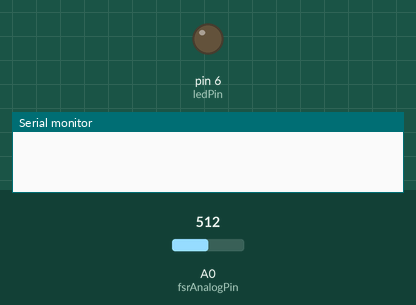
Bench run of a sketch on a simulated Arduino Uno, built with avr-gcc and run on an emulated ATmega328P. On the bench: output pins drawn as LEDs (lit = HIGH), the last lines printed to the serial monitor. The inputs (shaded band) are chosen by the test bench; at power-on: A0 (fsrAnalogPin) = 512.

Above: at 1.2 s.
1.3 s: A0 (fsrAnalogPin) set to 416
2.8 s: A0 (fsrAnalogPin) set to 387
At 3.3 s:
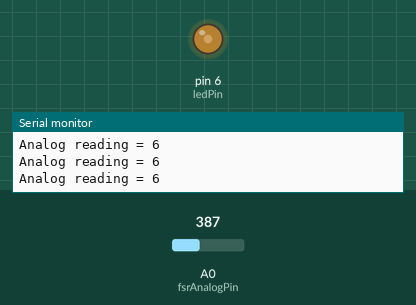
4.3 s: A0 (fsrAnalogPin) set to 190
At 4.7 s:
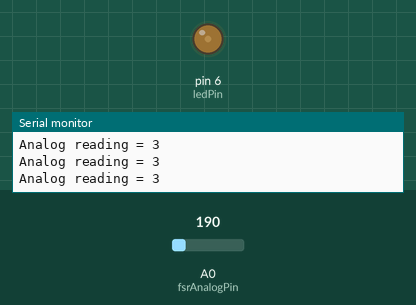
Timing chart, 0 to 7.3 s (numbered marks = the images above; inputs shaded):
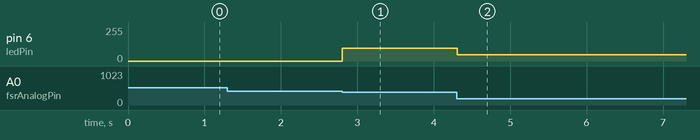

Measured:
- the behaviour switches between 400 and 399 on A0 (fsrAnalogPin) (found by bisection; images 0 and 1)
- after the input at 1.3 s, every drawn part: stays the same
- after the input at 2.8 s, pin 6 (ledPin): 0/255 → 96/255 at once
- after the input at 4.3 s, pin 6 (ledPin): 96/255 → 47/255 at once

The sketch:

test_sensor_presion.ino
```cpp
//5V TO 5V
// GND TO GND

//LED
// CATODO PIN D6
// ANODO DIRECTAMENTE A RESISTENCIA AMARRILLO-PURPLE-ROJO-DORADO TO GND

//SENSOR DE PRESION
//5V TO CATODO
//GND TO UNA DE LAS SALIDAS DE LA RESISTENCIA ROJO-ROJO-PURPLE-DORADO Y AHI SI ANODO DEL SENSOR,
//Y DE EL OTRO EXTREMO DE LA RESISTENCIA ES SALIDA A BOARD A PIN A0

int fsrAnalogPin = 0;
int ledPin = 6;
int fsrReading;
int ledBrightness;

void setup() {
  Serial.begin(9600);
  pinMode(ledPin, OUTPUT);
}

void loop() {
  fsrReading = analogRead(fsrAnalogPin);
  //Serial.print("Analog reading = ");
  //Serial.println(fsrReading);

  matchPresure();


}

void printInLed(){
  ledBrightness = map(fsrReading, 0, 1023, 0, 255);
  analogWrite(ledPin, ledBrightness);
  delay(100);
  }

void matchPresure(){

    if(fsrReading < 50 & fsrReading > 0 ){
        Serial.print("Analog reading = ");
        Serial.println("0");
        printInLed();
      }

    if(fsrReading < 100 & fsrReading > 50){
        Serial.print("Analog reading = ");
        Serial.println("1");
        printInLed();
      }

    if(fsrReading < 150 & fsrReading > 100){
        Serial.print("Analog reading = ");
        Serial.println("2");
        printInLed();
      }

    if(fsrReading < 200 & fsrReading > 150){
        Serial.print("Analog reading = ");
        Serial.println("3");
        printInLed();
      }

    if(fsrReading < 250 & fsrReading > 200){
        Serial.print("Analog reading = ");
        Serial.println("4");
        printInLed();
      }

    if(fsrReading < 300 & fsrReading > 250){
        Serial.print("Analog reading = ");
        Serial.println("5");
        printInLed();
      }

    if(fsrReading < 350 & fsrReading > 300){
        Serial.print("Analog reading = ");
        Serial.println("6");
        printInLed();
      }

    if(fsrReading < 400 & fsrReading > 350){
        Serial.print("Analog reading = ");
        Serial.println("6");
        printInLed();
      }
  }
```
